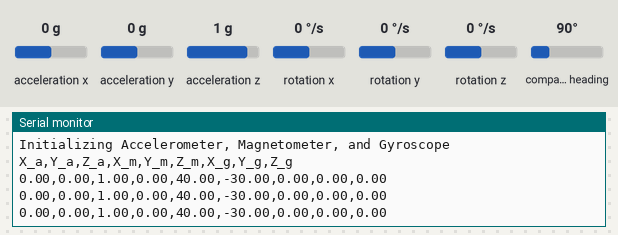
Bench run of a sketch on a simulated Arduino Nano 33 BLE. Parts: the last lines printed to the serial monitor. The inputs (shaded band) are chosen by the test bench; at power-on: acceleration x 0 g, acceleration y 0 g, acceleration z 1 g, rotation x 0 °/s, rotation y 0 °/s, rotation z 0 °/s, compass heading 90°.

Above: at 1.3 s.
1.4 s: acceleration x set to -1.4 g
At 1.9 s:
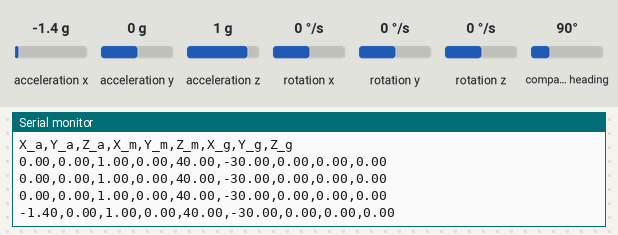
2.9 s: acceleration y set to -1.4 g
At 3.4 s:
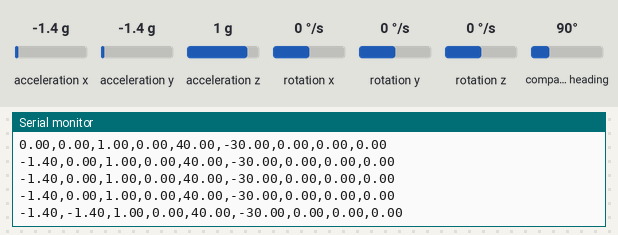
4.4 s: acceleration z set to -1.4 g
At 5.0 s:
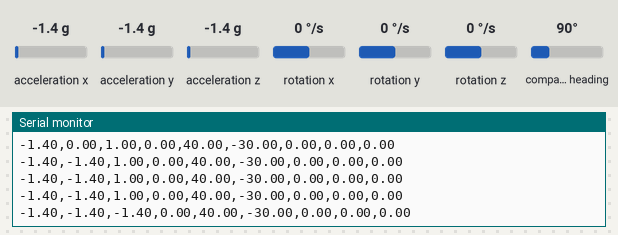
5.9 s: rotation x set to -192 °/s
At 6.5 s:
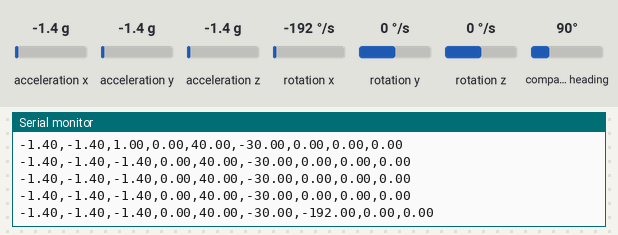
7.4 s: rotation y set to -192 °/s
At 8.0 s:
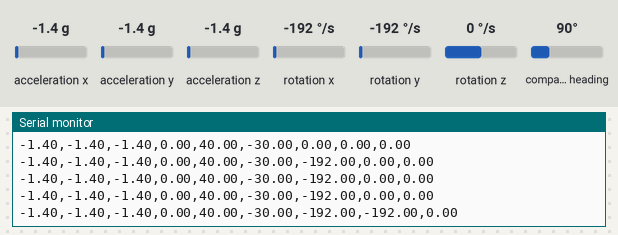

Measured:
- after the input at 1.4 s, the serial monitor: prints a new line after 0.11 s (image 1)
- after the input at 2.9 s, the serial monitor: prints a new line after 0.13 s (image 2)
- after the input at 4.4 s, the serial monitor: prints a new line after 0.14 s (image 3)
- after the input at 5.9 s, the serial monitor: prints a new line after 0.15 s (image 4)
- after the input at 7.4 s, the serial monitor: prints a new line after 0.16 s (image 5)

The sketch:

Complete_IMU_Collection.ino
```cpp
/*

*/

#include <Arduino_LSM9DS1.h>

void setup() {
  Serial.begin(9600);
  while (!Serial);
  Serial.println("Started");

  if (!IMU.begin()) {
    Serial.println("Failed to initialize IMU!");
    while (1);
  }
  Serial.println("Initializing Accelerometer, Magnetometer, and Gyroscope");
  Serial.println("X_a,Y_a,Z_a,X_m,Y_m,Z_m,X_g,Y_g,Z_g");
}

void loop() {
  float x_a, y_a, z_a, x_m, y_m, z_m, x_g, y_g, z_g;

  if (IMU.accelerationAvailable()) {
    IMU.readAcceleration(x_a, y_a, z_a);

    Serial.print(x_a);
    Serial.print(',');
    Serial.print(y_a);
    Serial.print(',');
    Serial.print(z_a);
    Serial.print(',');
  }else{
    Serial.print(",,,");
  }

  if (IMU.magneticFieldAvailable()) {
    IMU.readMagneticField(x_m, y_m, z_m);

    Serial.print(x_m);
    Serial.print(',');
    Serial.print(y_m);
    Serial.print(',');
    Serial.print(z_m);
    Serial.print(',');
  }else{
    Serial.print(",,,");
  }


  if (IMU.gyroscopeAvailable()) {
    IMU.readGyroscope(x_g, y_g, z_g);

    Serial.print(x_g);
    Serial.print(',');
    Serial.print(y_g);
    Serial.print(',');
    Serial.println(z_g);
  }else{
    Serial.println(",,");
  }

  delay(500);
}
```
